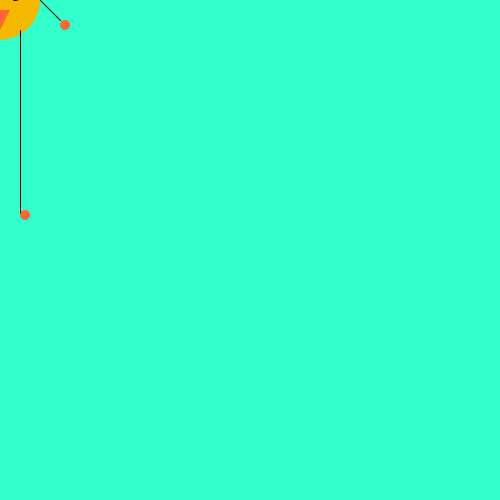
Frame 1 (no input)
Frame 60 (the mouse pressed at the canvas centre just before this capture): identical to frame 1, image omitted
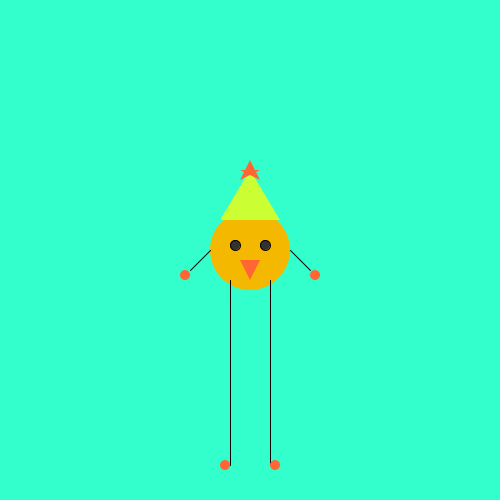
Frame 120 (the mouse held since frame 60 and released just before this capture)

The Processing sketch that drew these frames (run headless with seeded random() and noise(); from frame 60 on, the mouse is pressed at the canvas centre):

// Processing sketch: processing_20194
// ── processing_20194.pde

//Julie Romano
//New Critter
 
void setup() {
  size (500, 500); //the size of perimeter
  smooth(); //turns on anit-alliasing, which smooths out some rough edges
}
 
void draw () {
  background (51, 255, 204); //turquoise
   
  ellipseMode(CENTER);
   
  //Body
  //stroke(0); //black
  noStroke();
  fill(245, 184, 0); //mango
  //ellipse(160, 130, 80, 80);
  ellipse(mouseX, mouseY, 80, 80);
   
  //Right eye
  stroke(0); //black
  fill(50); //almost black
  //ellipse(145, 125, 10, 10);
  ellipse(mouseX-15, mouseY-5, 10, 10);
   
  //Left eye
  stroke(0); //black
  fill(50); //almost black
  //ellipse(175, 125, 10, 10);
  //ellipse(175, 125, 10, 10);
  ellipse(mouseX+15, mouseY-5, 10, 10);
   
   
   
  //Beak
  //stroke(0);
  noStroke();
  fill(255, 102, 51); //purpley = 204, 51, 255
  //triangle(160, 160, 170, 140, 150, 140);
  triangle(mouseX, mouseY+30, mouseX+10, mouseY+10, mouseX-10, mouseY+10); 
   
   
  //Hat
  //stroke(0);
  noStroke();
  fill(204, 255, 51); //lime
  //triangle(130, 100, 190, 100, 160, 50);
  triangle(mouseX-30, mouseY-30, mouseX+30, mouseY-30, mouseX, mouseY-80);
   
   
  
   
  //Right arm
  stroke(0);
  strokeWeight(1);
  //line(120, 130, 100, 150);
  line(mouseX-40, mouseY, mouseX-60, mouseY+20); 
   
  //Right hand
  //stroke(0); //black
  noStroke();
  fill(255, 102, 51); //Pick color!!!
  //ellipse(95, 155, 10, 10); the right hand stationary
  //ellipse(mouseX-65, mouseY+25, mouseX-150, mouseY-120); the right hand changing size
  ellipse(mouseX-65, mouseY+25, 10, 10);
   
  //Left arm
  stroke(0);
  strokeWeight(1);
  //line(200, 130, 220, 150);
  line(mouseX+40, mouseY, mouseX+60, mouseY+20);
   
  //Left hand
  //stroke(0); //black
  noStroke();
  fill(255, 102, 51); //Pick color!!!
  //ellipse(225, 155, 10, 10); the left hand stationary
  //ellipse(mouseX+65, mouseY+25, mouseX-150, mouseY-120); the left hand changing size
  ellipse(mouseX+65, mouseY+25, 10, 10);
   
   
  
   
   
  //Right leg
  stroke(0);
  strokeWeight(1);
  //line(140, 160, 140, 345);
  line(mouseX-20, mouseY+30, mouseX-20, mouseY+215); 
   
  //Right foot
  //stroke(0); //black
  noStroke();
  fill(255, 102, 51); //Pick color!!!
  //ellipse(135, 345, 10, 10); the right foot stationary
  //ellipse(mouseX-25, mouseY+215, mouseX-150, mouseY-120); the right foot changing size
  ellipse(mouseX-25, mouseY+215, 10, 10);
   
  //Left leg
  stroke(0);
  strokeWeight(1);
  //line(180, 160, 180, 345);
  line(mouseX+20, mouseY+30, mouseX+20, mouseY+215); 
   
  //Left foot
  //stroke(0); //black
  noStroke();
  fill(255, 102, 51); //Pick color!!!
  //ellipse(185, 345, 10, 10); the left foot stationary
  //ellipse(mouseX+25, mouseY+215, mouseX-150, mouseY-120); the left foot changing size
  ellipse(mouseX+25, mouseY+215, 10, 10);
   
  
  
  
  //Star
  noStroke();
  beginShape();
  //vertex(150, 60); //A
  vertex(mouseX-10, mouseY-70);
  //vertex(160, 40); //B
  vertex(mouseX, mouseY-90);
  //vertex(170, 60); //C
  vertex(mouseX+10, mouseY-70);
  //vertex(150, 50); //D
  vertex(mouseX-10, mouseY-80);
  //vertex(170, 50); //E
  vertex(mouseX+10, mouseY-80);
  endShape(CLOSE);
   
}
  
